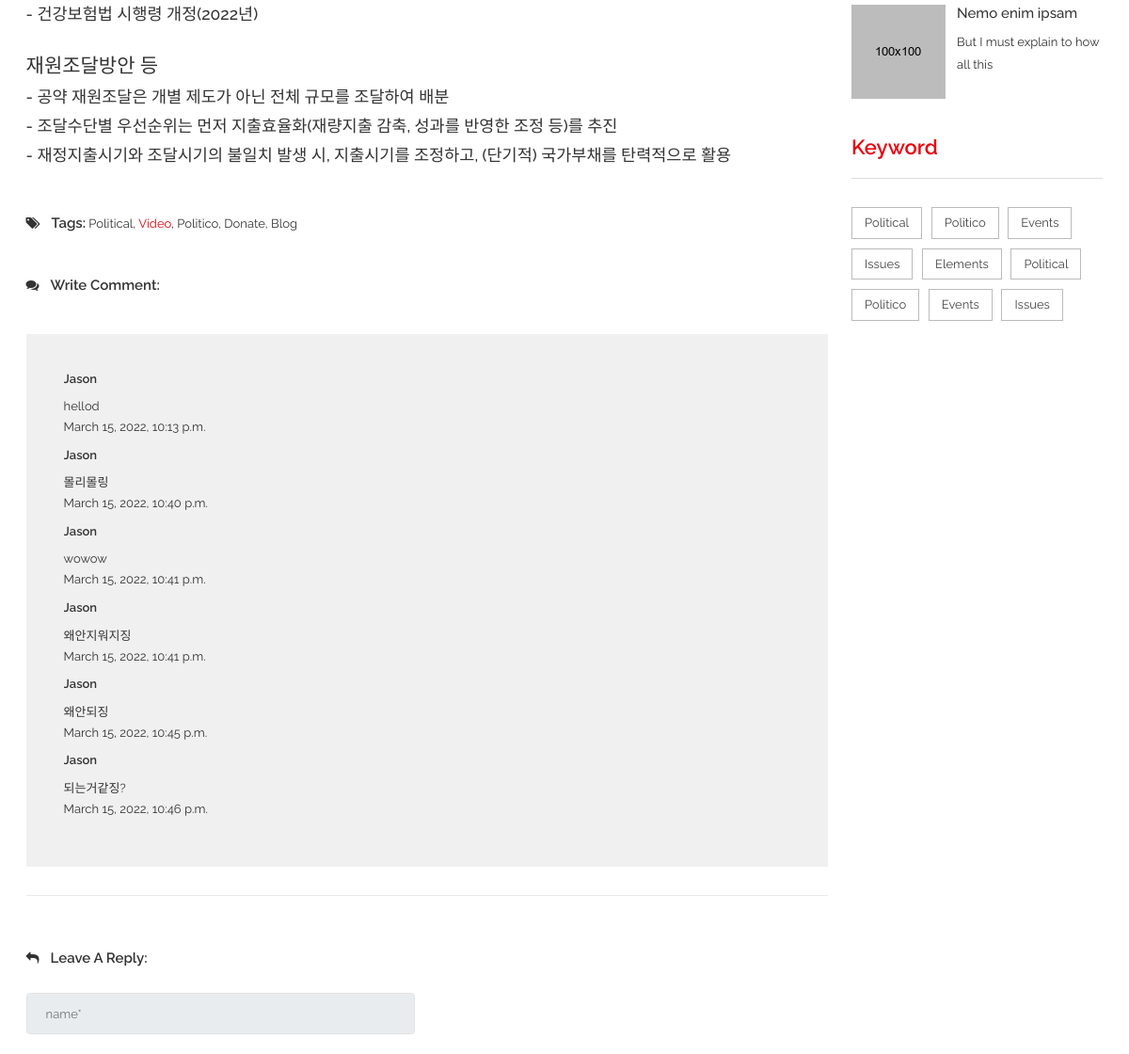
Before: /candidate2/detail01/ (middle part) with the older database file.
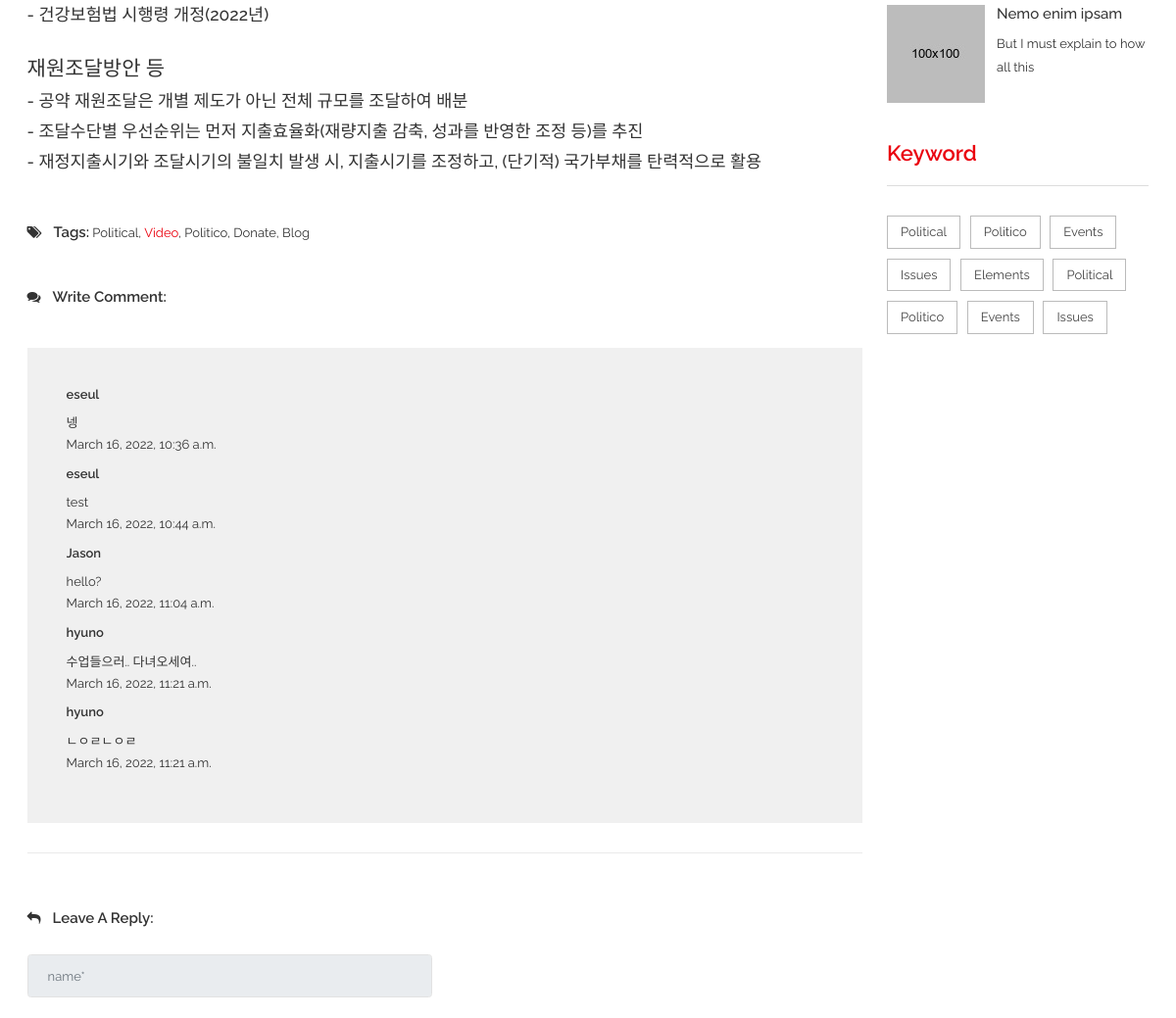
After: the same page with the newer database file.
### bbsApp/models.py (models this page shows)
class Post(models.Model):
    id            = models.BigAutoField(help_text = "Post ID", primary_key=True)
    candidate_num = models.IntegerField()
    detail_num    = models.IntegerField()
    writer_id     = models.TextField(max_length=100)
    content       = models.TextField(blank=False, null=False)
    create_date   = models.DateTimeField(auto_now=True)
    modify_date   = models.DateTimeField(auto_now=True)

### candidate2App/views.py (the view)
# urls.py: path('detail01/', views.detail01),
def detail01(request):
    print('>>> candidate2')
    candidate_num = 2
    detail_num = 1
    Posts = Post.objects.filter(candidate_num=candidate_num, detail_num=detail_num)
    if request.session.get('member_name'):
        print('>>> our member')
        context = {
            'session_member_name': request.session.get('member_name'),
            'session_member_id'  : request.session.get('member_id'),
            'candidate_num': candidate_num,
            'detail_num': detail_num,
            'Posts' : Posts
        }
        return render(request, 'candidate2/blogDetail01.html',context)
    else:
        context = {
            'candidate_num'      : candidate_num,
            'detail_num'         : detail_num,
            'Posts': Posts
        }
        return render(request, 'candidate2/blogDetail01.html' ,context)

### candidate2App/templates/candidate2/blogDetail01.html (shortened to what this page needs)
{% load static %}
<!doctype html>
<html class="no-js" lang="en">
    <head>
        <link rel="stylesheet" href="{% static 'css/bootstrap.min.css' %}">
        <link rel="stylesheet" href="{% static 'css/font-awesome.min.css' %}">
        <link rel="stylesheet" href="{% static 'css/meanmenu.min.css' %}">
        <link rel="stylesheet" href="{% static 'css/owl.carousel.min.css' %}">
		<link rel="stylesheet" href="{% static 'lib/css/nivo-slider.css' %}" type="text/css" />
		<link rel="stylesheet" href="{% static 'lib/css/preview.css' %}" type="text/css" media="screen" />
        <link rel="stylesheet" href="{% static 'css/chosen.min.css' %}">
        <link rel="stylesheet" href="{% static 'css/animate.css' %}">
        <link rel="stylesheet" href="{% static 'css/magnific-popup.css' %}">
        <link rel="stylesheet" href="{% static 'css/normalize.css' %}">
        <link rel="stylesheet" href="{% static 'css/main.css' %}">
        <link rel="stylesheet" href="{% static 'style.css' %}">
        <link rel="stylesheet" href="{% static 'css/responsive.css' %}">
    </head>
    <body>
        <div class="wrapper">
            <section class="blog-two-details-area ptb-80">
                <div class="container">
                    <div class="row">
                        <div class="col-lg-9">
                            <div class="blog-container-inner">
                                <div class="visual-inner">
                                    <div class="blog-content">
                                        <li>국세청과 지자체 보유 행정자료를 근거로 지원액 절반 먼저 지원하는 선보상제도 시행</li><br/>
                                        <h5>- 주기적 펜데믹 대응 의료공공성 강화를 위해 건보급여체계에 정책 수가 신설하고 필수의료 국가책임제 실현</h5><br/>
                                        <h5>- 건강보험법 시행령 개정(2022년)</h5><br/>
                                        <h4>재원조달방안 등</h4>
                                        <h5>- 공약 재원조달은 개별 제도가 아닌 전체 규모를 조달하여 배분</h5>
                                        <h5>- 조달수단별 우선순위는 먼저 지출효율화(재량지출 감축, 성과를 반영한 조정 등)를 추진</h5>
                                        <h5>- 재정지출시기와 조달시기의 불일치 발생 시, 지출시기를 조정하고, (단기적) 국가부채를 탄력적으로 활용</h5><br/>
                                    </div>
                                </div>
                                <div class="blog-tag">
                                    <p><i class="fa fa-tags" aria-hidden="true"></i><span class="tag">Tags:</span> Political, <span class="vidos2">Video</span>, Politico, Donate, Blog</p>
                                </div>
                                <div  class="blog-comment">
                                    <p><i class="fa fa-comments" aria-hidden="true"></i>Write Comment:</p>
                                    <div class="blog-reply-all2">
                                        <div id="blog-top" class="blog-top">
                                            {% for bbs in Posts %}
                                            <div  class="blog-img-details">
                                                <div class="blog-title" align="right">
                                                    <h3>{{bbs.writer_id}}</h3>
                                                </div>
                                                <p>{{bbs.content}}</p>
                                                <span>{{bbs.create_date}}</span>
                                            </div>
                                            {% endfor %}
                                        </div>
                                    </div>
                                </div>
                                <div class="blog-input">
                                    <p><i class="fa fa-reply" aria-hidden="true"></i>Leave A Reply:</p>
                                    <form method="post" action="../../bbs/postForm" name="form">
                                        <div class="blog-from">
                                            <div class="row">
                                                <div class="col-lg-6">
                                                    {% if session_member_id %}
                                                    <input class="form-control bmrg" required="" id="writer_id" name= "writer_id" type="text" value="{{ session_member_id }}" readonly>
                                                    {% else %}
                                                    <input class="form-control bmrg" required="" type="text" placeholder="name*" disabled/>
                                                    {% endif %}
                                                </div>
                                                <div class="col-lg-12">
                                                </div>
                                            </div>
                                        </div>
                                    </form>
                                </div>
                            </div>
                        </div>
                        <div class="col-lg-3">
                            <div class="issues-categoris issues-top3 blog-two2">
                                <div class="event-sidebar-2">
                                    <div class="categori-list1">
                                        <div class="categori-list-one mrg-nn">
                                            <div class="categori-list-img">
                                                <a href="#"><img src="{% static 'img/event/8n.jpg' %}" alt=""></a>
                                            </div>
                                            <div class="post-details">
                                                <h3><a href="#">Nemo enim ipsam</a></h3>
                                                <p>But I must explain to how all this </p>
                                            </div>
                                        </div>
                                    </div>
                                </div>
                            </div>
                            <div class="issues-categoris issues-top4">
                                <h3>Keyword</h3>
                                <div class="categori-list">
                                    <ul>
                                        <li><a href="#">Political</a></li>
                                        <li><a href="#">Politico</a></li>
                                        <li><a href="#">Events</a></li>
                                        <li><a href="#">Issues</a></li>
                                        <li><a href="#">Elements</a></li>
                                        <li><a href="#">Political</a></li>
                                        <li><a href="#">Politico</a></li>
                                        <li><a href="#">Events</a></li>
                                        <li><a href="#">Issues</a></li>
                                    </ul>
                                </div>
                            </div>
                        </div>
                    </div>
                </div>
            </section>
        </div>
    </body>
</html>

### bbsApp/static/css/main.css (style rules this page uses)
html { color: #222; font-size: 1em; line-height: 1.4; }
audio, canvas, iframe, img, svg, video { vertical-align: middle; }

Changed rows visible on the page:
removed Post: writer_id "Jason", content "hellod", create_date "March 15, 2022, 10:13 p.m."
removed Post: writer_id "Jason", content "몰리몰링", create_date "March 15, 2022, 10:40 p.m."
removed Post: writer_id "Jason", content "wowow", create_date "March 15, 2022, 10:41 p.m."
removed Post: writer_id "Jason", content "왜안지워지징", create_date "March 15, 2022, 10:41 p.m."
removed Post: writer_id "Jason", content "왜안되징", create_date "March 15, 2022, 10:45 p.m."
removed Post: writer_id "Jason", content "되는거같징?", create_date "March 15, 2022, 10:46 p.m."
added Post: writer_id "eseul", content "넹", create_date "March 16, 2022, 10:36 a.m."
added Post: writer_id "eseul", content "test", create_date "March 16, 2022, 10:44 a.m."
added Post: writer_id "Jason", content "hello?", create_date "March 16, 2022, 11:04 a.m."
added Post: writer_id "hyuno", content "수업들으러.. 다녀오세여..", create_date "March 16, 2022, 11:21 a.m."
added Post: writer_id "hyuno", content "ㄴㅇㄹㄴㅇㄹ", create_date "March 16, 2022, 11:21 a.m."
